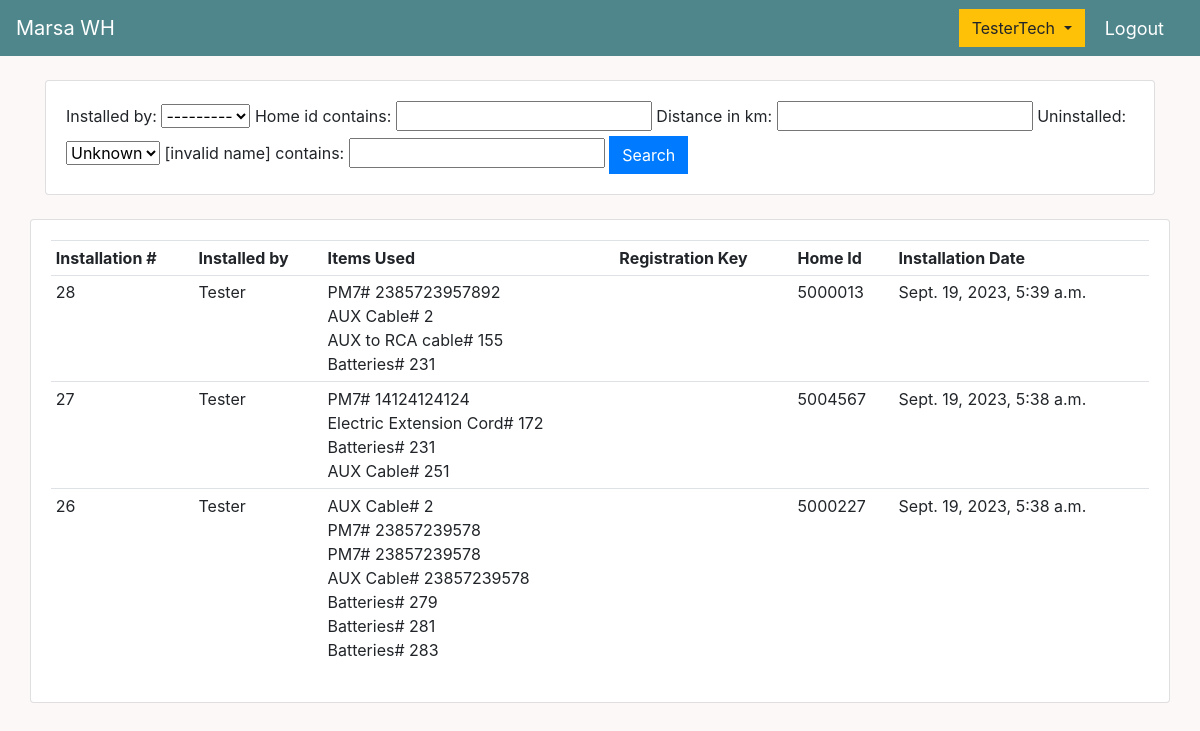
/tech_installation_list/ (signed in), run on the app's committed database.
### main/models.py (models this page shows, shortened)
class Installation(models.Model):
    installation_date = models.DateTimeField(auto_now_add=True)
    items_used = models.ManyToManyField(InventoryItem)
    installed_by = models.ForeignKey(Holder, on_delete=models.SET_NULL, null=True)
    home_id = models.CharField(max_length=15, null=True)
    distance_in_km = models.FloatField(null=True, blank=True)
    uninstalled = models.BooleanField(default=False)

class Holder(models.Model):
    holder_name = models.CharField(max_length = 30)
    def __str__(self):
        return self.holder_name

class InventoryItem(models.Model):
    STATUS = (
            ('Installed', 'Installed'),
            ('In hands of', 'In hands of'),
            ('Warehouse', 'Warehouse'),
            )
    title = models.ForeignKey(ItemTitle, on_delete=models.SET_NULL, null=True)
    date_registered = models.DateTimeField(auto_now_add=True)
    added_by = models.ForeignKey(TechUser, on_delete=models.SET_NULL, null=True, blank=True)
    item_type = models.ForeignKey(ItemType, on_delete=models.SET_NULL, null=True)
    held_by = models.ForeignKey(Holder, on_delete=models.SET_NULL, null=True, blank=True)
    status = models.CharField(max_length=15, null=True, choices=STATUS, default="Warehouse")
    registration_key = models.CharField(max_length=15, null=True, blank=True)
    home_id = models.CharField(max_length=15, null=True, blank=True)
    physical_serial_number = models.CharField(max_length=11, null=True, blank=True)
    depreciated_status = models.BooleanField(default=False)
    imei_1 = models.CharField(max_length=45, null=True, blank=True)
    imei_2 = models.CharField(max_length=45, null=True, blank=True)
    phone_number_1 = models.CharField(max_length=30, null=True, blank=True)
    phone_number_2 = models.CharField(max_length=30, null=True, blank=True)
    def __str__(self):
        if self.physical_serial_number!=None:
            return str(self.title.item_name + "# " + str(self.physical_serial_number)) or ''
        else:
            return str(self.title.item_name + "# " + str(self.id)) or ''

class ItemTitle(models.Model):
    item_name = models.CharField(max_length = 35)

### main/decorators.py (the view)
		def wrapper_func(request, *args, **kwargs):
			group = None
			if request.user.groups.exists():
				group = request.user.groups.all()[0].name
			else:
				return render(request, 'group_not_fitting.html')
			if group in allowed_roles:
				return view_func(request, *args, **kwargs)
			else:
				return render(request, 'login.html')

### templates/technician_installation_list.html (shortened to what this page needs)
{%  extends 'main.html' %}
{% block content %}
<div class="row">
	<div class="col">
		<div class="card card-body">
			<form method="get">
				{{InstallationFilter.form}}
		    <button class="btn btn-primary" type="submit">Search</button>
		  </form>
		</div>
	</div>
</div>
<br>
<div class="row">
<div class="card card-body">
			<table class="table table-sm">
				<tr>
					<th>Installation #</th>
					<th>Installed by</th>
					<th>Items Used</th>
					<th>Registration Key</th>
					<th>Home Id</th>
					<th>Installation Date</th>
				</tr>
				{% for install in installations %}
					<tr>
						<td>{{install.id}}</td>
						<td>{{install.installed_by}}</td>
						<td>
						{% for item in install.items_used.all %}
						 {{item}}
						<br>
						{% endfor %}
						</td>
						<td>{{install.reg_key}}</td>
						<td>{{install.home_id}}</td>
						<td>{{install.installation_date}}</td>
					</tr>
				{% endfor %}
			</table>
	</div>
</div>
	<br>
	<br>
{% endblock content %}

### templates/main.html (shortened to what this page needs)
{% load static %}
<!DOCTYPE html>
<html>
<head>
    <link rel="stylesheet" href="https://stackpath.bootstrapcdn.com/bootstrap/4.4.1/css/bootstrap.min.css">
    <link rel="stylesheet" href="https://use.fontawesome.com/releases/v5.6.1/css/all.css">
    <link rel="stylesheet" type="text/css" href="{% static 'css/master.css' %}">
</head>
<body>
    <nav class="navbar navbar-expand-lg navbar-dark bg-dark">
      {% if request.user.is_staff %}
      <a class="navbar-brand" href="{% url 'index_view' %}">Marsa WH</a>
      {% else %}
      <a class="navbar-brand" href="{% url 'tech_dashboard' %}">Marsa WH</a>
      {% endif %}
      <div class="collapse navbar-collapse" id="navbarSupportedContent">
        <ul class="navbar-nav mr-auto">
          <li class="nav-item active">
            <a class="nav-link" href=""> <span class="sr-only">(current)</span></a>
          </li>
          <li class="nav-item active">
            <a class="nav-link" href=""> <span class="sr-only">(current)</span></a>
          </li>
        </ul>
        </div>
      <div class="form-inline my-2 my-lg-0">
            {% if request.user.is_authenticated %}
                {% if request.user.is_staff %}
                        <span style="font-size: 18px;color: #fff;margin-right: 20px;">
                        <div class="btn-group">
                          <button type="button" class="btn btn-warning dropdown-toggle" data-toggle="dropdown" aria-haspopup="true" aria-expanded="false">
                             {{request.user}}
                          </button>
                          <div class="dropdown-menu">
                            <a class="dropdown-item" href="{% url 'index_view' %}">Dashboard</a>
                            <a class="dropdown-item" href="{% url 'inventory_list' %}">Inventory List</a>
                            <a class="dropdown-item" href="{% url 'installation_list' %}">Installation List</a>
                          </div>
                        </div>
                        </span>
                        <span><a class="dropdown-item" href="{% url 'alarm_list' %}"><p id="cart-total">{{unchecked_alarms_count}}</p></a></span>
                        <span><a style="font-size: 18px;color: #fff;margin-right: 20px;" href="{% url 'logout' %}">Logout</a></span>
                    {% else %}
                        <span style="font-size: 18px;color: #fff;margin-right: 20px;">
                        <div class="btn-group">
                          <button type="button" class="btn btn-warning dropdown-toggle" data-toggle="dropdown" aria-haspopup="true" aria-expanded="false">
                             {{request.user}}
                          </button>
                        </div>
                        </span>
                        <span><a style="font-size: 18px;color: #fff;margin-right: 20px;" href="{% url 'logout' %}">Logout</a></span>
                    {% endif %}
            {% else %}
            <a href="{% url 'login' %}" class="btn btn-warning">Login</a>
            {% endif %}
        </div>
    </nav>
     <div class="container">
            <br>
            {% block content %}
            {% endblock content %}
     </div>
    <br>
    <br>
    <br>
    <br>
</body>
</html>

### static/css/master.css (style rules this page uses)
body { margin: 0; padding: 0; height: 100%; background-color: hsl(0, 40%, 98%); }
.bg-dark { background-color: #4f868c!important; }
.btn { border-radius: 0; }

### data on the page
Installation: id "28", installed_by "Tester", home_id "5000013", installation_date "Sept. 19, 2023, 5:39 a.m."
InventoryItem: physical_serial_number+title "PM7# 2385723957892"
InventoryItem: physical_serial_number+title+id "AUX Cable# 2"
InventoryItem: physical_serial_number+title+id "AUX to RCA cable# 155"
InventoryItem: physical_serial_number+title+id "Batteries# 231"
Installation: id "27", installed_by "Tester", home_id "5004567", installation_date "Sept. 19, 2023, 5:38 a.m."
InventoryItem: physical_serial_number+title "PM7# 14124124124"
InventoryItem: physical_serial_number+title+id "Electric Extension Cord# 172"
InventoryItem: physical_serial_number+title+id "AUX Cable# 251"
Installation: id "26", installed_by "Tester", home_id "5000227", installation_date "Sept. 19, 2023, 5:38 a.m."
InventoryItem: physical_serial_number+title "PM7# 23857239578"
InventoryItem: physical_serial_number+title "PM7# 23857239578"
InventoryItem: physical_serial_number+title "AUX Cable# 23857239578"
InventoryItem: physical_serial_number+title+id "Batteries# 279"
InventoryItem: physical_serial_number+title+id "Batteries# 281"
InventoryItem: physical_serial_number+title+id "Batteries# 283"

### other printed values
{{ request.user }} "TesterTech"
